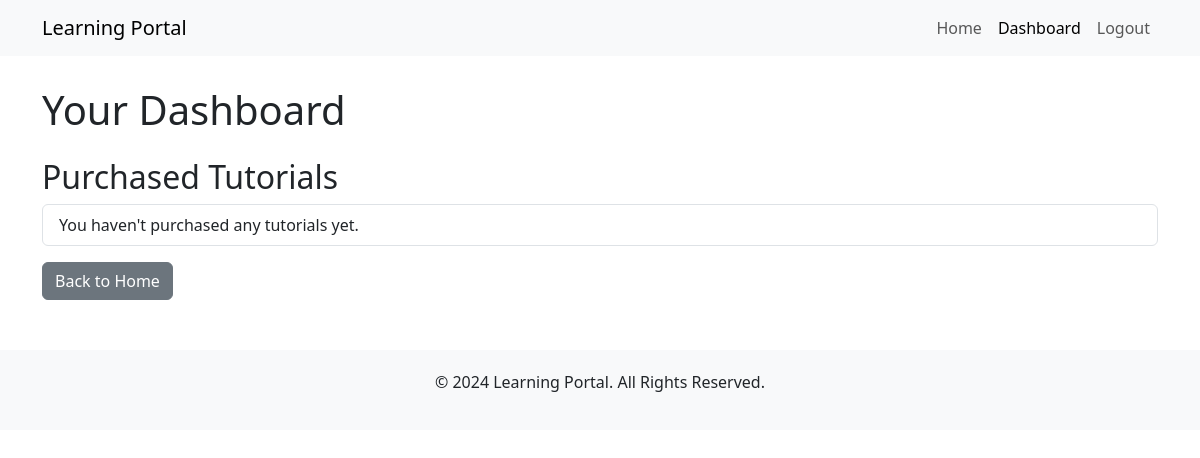
The app's page /dashboard/ (signed in), older data.
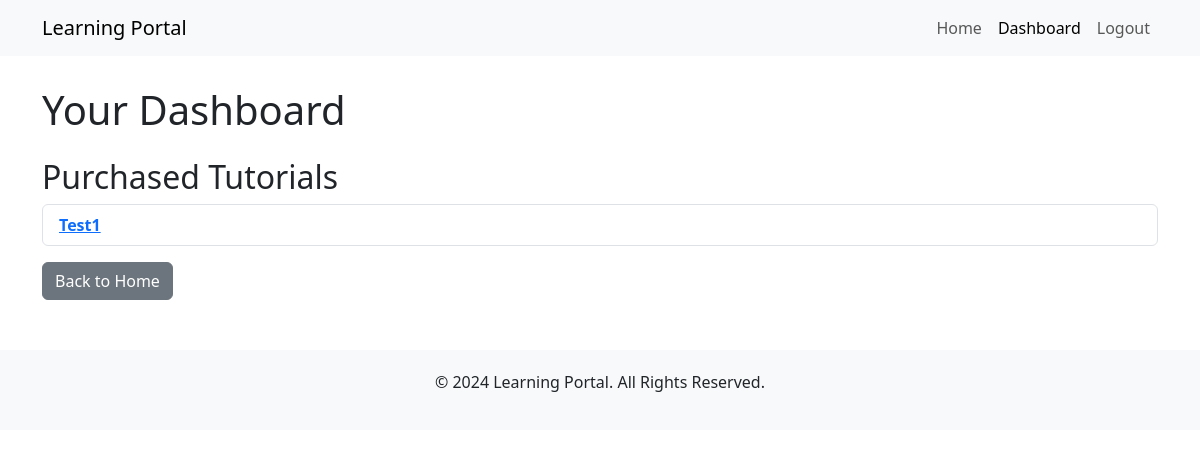
The same page, newer data.
### main/models.py (models this page shows, shortened)
class Tutorial(models.Model):
    title = models.CharField(max_length=200)
    description = models.TextField()
    content = models.TextField()
    price = models.DecimalField(max_digits=6, decimal_places=2)
    created_at = models.DateTimeField(auto_now_add=True)
    purchased = models.BooleanField(default=False)  # New field

### main/views.py (the view)
# urls.py: path('dashboard/', views.dashboard, name='dashboard'),
@login_required
def dashboard(request):
    purchased_tutorials = Tutorial.objects.filter(purchased=True)
    return render(request, 'main/dashboard.html', {'purchased_tutorials': purchased_tutorials})

### main/templates/main/dashboard.html (shortened to what this page needs)
{% extends 'main/base.html' %}
{% block content %}
    <h1 class="mt-3">Your Dashboard</h1>
    <h2 class="mt-4">Purchased Tutorials</h2>
    <ul class="list-group">
        {% for tutorial in purchased_tutorials %}
            <li class="list-group-item">
                <a href="{% url 'tutorial_detail' tutorial.pk %}">
                    <strong>{{ tutorial.title }}</strong>
                </a>
            </li>
        {% empty %}
            <li class="list-group-item">You haven't purchased any tutorials yet.</li>
        {% endfor %}
    </ul>
    <a href="{% url 'home' %}" class="btn btn-secondary mt-3">Back to Home</a>
{% endblock %}

Row changes from the older to the newer data that the page shows:
now on this page (row edited): Tutorial: title "Test1"
Text that changed along with them:
text no longer shown: "You haven't purchased any tutorials yet."
